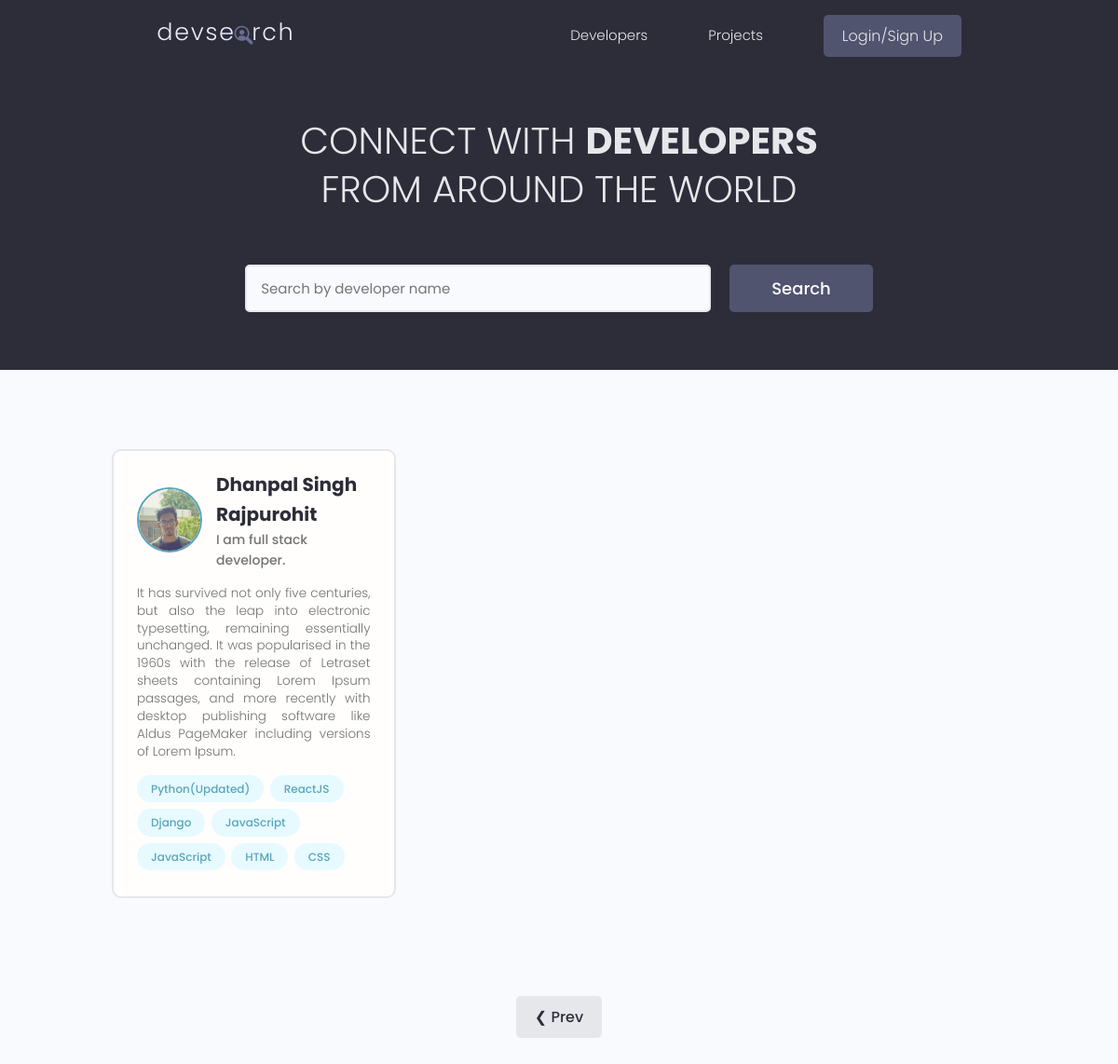
Screenshot of /users/?page=5 with the database file from the repository.
### users/models.py (models this page shows, shortened)
class Profile(models.Model):
    user = models.OneToOneField(User, on_delete=models.CASCADE, null=True, blank=True)
    name = models.CharField(max_length=200, blank=True, null=True)
    email = models.EmailField(max_length=500, blank=True, null=True)
    username = models.CharField(max_length=200, blank=True, null=True)
    location = models.CharField(max_length=200, blank=True, null=True)
    short_intro = models.CharField(max_length=200, blank=True, null=True)
    bio = models.TextField(blank=True,null=True)
    profile_image = models.ImageField(null=True,blank=True,upload_to='profiles/',default='profiles/user-default.png')
    social_github = models.CharField(max_length=200, blank=True, null=True)
    social_stackoverflow = models.CharField(max_length=200, blank=True, null=True)
    social_twitter = models.CharField(max_length=200, blank=True, null=True)
    social_linkedln = models.CharField(max_length=200, blank=True, null=True)
    social_youtube = models.CharField(max_length=200, blank=True, null=True)
    social_website = models.CharField(max_length=200, blank=True, null=True)
    created = models.DateTimeField(auto_now_add=True)
    id = models.UUIDField(default=uuid.uuid4, unique=True, primary_key=True,editable=False)
    def __str__(self):
        return str(self.name)

class Skill(models.Model):
    owner = models.ForeignKey(Profile, on_delete=models.CASCADE, null=True)
    name = models.CharField(max_length=200, blank=True, null=True)
    description = models.TextField(null=True, blank=True)
    created = models.DateTimeField(auto_now_add=True)
    id = models.UUIDField(default=uuid.uuid4, unique=True, primary_key=True, editable=False)

### users/views.py (the view)
# urls.py: path('', views.profiles, name='profiles'),
def profiles(request):
    profiles, search_query = searchProfiles(request)
    print(profiles)
    custom_range, profiles = paginateProject(request,profiles,1)
    context = {'profiles': profiles,'search_query': search_query, custom_range: 'custom_range'}
    return render(request,'users/profiles.html',context)

### users/utils.py (called while the page is built)
def paginateProject(request, profiles, results):
    page = request.GET.get('page')
    paginator = Paginator(profiles, results)
    try:
        profiles = paginator.page(page)
    except PageNotAnInteger:
        page = 1
        profiles = paginator.page(page)
    except EmptyPage:
        page = paginator.num_pages
        profiles = paginator.page(page)
    leftIndex = (int(page) - 4)
    if leftIndex < 1:
        leftIndex = 1
    rightIndex = (int(page) + 5)
    if rightIndex > paginator.num_pages:
        rightIndex = paginator.num_pages + 1
    custom_range = range(leftIndex, rightIndex)
    return custom_range,profiles

def searchProfiles(request):
    search_query = ""
    if request.GET.get('search_query'):
        search_query = request.GET.get('search_query')
    skills = Skill.objects.filter(name__iexact=search_query)
    profiles = Profile.objects.distinct().filter(
        Q(name__icontains=search_query) |
        Q(short_intro__icontains=search_query) |
        Q(skill__in=skills)
    )
    return profiles,search_query

### users/templates/users/profiles.html (shortened to what this page needs)
{% extends 'main.html' %}
{% block content %}
<main class="home">
    <section class="hero-section text-center">
      <div class="container container--narrow">
        <div class="hero-section__box">
          <h2>CONNECT WITH <span>DEVELOPERS</span></h2>
          <h2>FROM AROUND THE WORLD</h2>
        </div>
        <div class="hero-section__search">
          <form class="form" action="#" method="get">
            <div class="form__field">
              <input class="input input--text" id="formInput#search" type="text" name="search_query"
                 placeholder="Search by developer name" />
            </div>
            <input class="btn btn--sub btn--lg" type="submit" value="Search" />
          </form>
        </div>
      </div>
    </section>
    <section class="devlist">
      <div class="container">
        <div class="grid grid--three">
          {% for profile in profiles %}
          <div class="column card">
            <div class="dev">
              <a href="{% url 'user-profile' profile.id %}" class="card__body">
                <div class="dev__profile">
                  <img class="avatar avatar--md" src="{{profile.profile_image.url}}" alt="image" />
                  <div class="dev__meta">
                    <h3>{{profile.name}}</h3>
                    <h5>{{profile.short_intro}}</h5>
                  </div>
                </div>
                <p class="dev__info">
                  {{profile.bio}}
                </p>
                <div class="dev__skills">
                  {% for skill in profile.skill_set.all %}
                  <span class="tag tag--pill tag--main">
                    <small>{{skill.name}}</small>
                  </span>
                  {% endfor %}
                </div>
              </a>
            </div>
          </div>
          {% endfor %}
        </div>
      </div>
    </section>
      {% include 'pagination.html' with  queryset=profiles custom_range=custom_range %}
  </main>
{% endblock content %}

### static/style/app.css (style rules this page uses)
:root { --color-sub: #2d2d39; }
.btn--sub { background-color: var(--color-sub-light); }
.card { border: 2px solid var(--color-light); }
img { width: 100%; }
.hero-section { height: 40vh; display: flex; align-items: center; background-color: var(--color-sub); }
.hero-section__box { margin-bottom: 4rem; }
.hero-section__box > h2, .hero-section__box > h2 > span { font-size: 4rem; color: var(--color-light); line-height: 1.3; text-transform: uppercase; }
.hero-section__box > h2 { font-weight: 300; }
.hero-section__box > h2 > span { font-weight: 700; }
.hero-section__search > .form { display: flex; align-items: center; justify-content: center; gap: 2rem; }
.hero-section__search > .form input.input--text { width: 50rem; }
.devlist { margin-top: 8rem; }
.devlist .grid { align-items: stretch; }
.devlist .dev .dev__profile { display: flex; align-items: center; gap: 1.5rem; }
.devlist .dev .dev__meta h3 { color: var(--color-sub); font-size: 2rem; font-weight: 700; }
.devlist .dev .dev__meta h5 { color: var(--color-text); font-size: 1.4rem; font-weight: 500; }
.devlist .dev .dev__info { margin: 1.5rem 0; font-size: 1.35rem; line-height: 1.4; text-align: justify; }

### static/uikit/styles/modules/_variables.css (style rules this page uses)
:root { --color-main: #5aa5b9; --color-main-light: #e6faff; --color-sub: #3f4156; --color-sub-light: #51546e; --color-sub-lighter: #ededfd; --color-text: #737373; --color-gray: #8b8b8b; --color-light: #e5e7eb; --color-light-gray: #767676; --color-bg: #f8fafd; --color-white: #fffefd; --color-white-light: #f3f3f3; --color-success: #359e64; --color-success-bg: #def8e8; --color-error: #fc4b0b; --color-error-bg: #fff2ee; --font-base: 'Poppins', arial, helvetica, 'Segoe UI', roboto, ubuntu, sans-serif; --font-monospace: 'Fira Code', 'Courier New', courier, monospace; --font-regular: 300; --font-medium: 500; --font-bold: 700; --generic-shadow: 1px 1px 5px #00000010; --generic-transition: all 0.3s ease-in-out; }

### static/uikit/styles/modules/_base.css (style rules this page uses)
* { margin: 0; padding: 0; box-sizing: border-box; text-rendering: optimizeLegibility; color: inherit; font-size: inherit; }
html { font-size: 50%; }
@media only screen and (min-width: 480px) { html { font-size: 56.25%; } }
@media only screen and (min-width: 1200px) { html { font-size: 62.5%; } }
body { line-height: 1.6; font-weight: 400; font-size: 1.5rem; color: var(--color-text); background-color: var(--color-bg); min-height: 100vh; }

### static/uikit/styles/modules/_typography.css (style rules this page uses)
* { font-family: var(--font-base); }
h2 { font-size: 3.6rem; font-weight: var(--font-bold); }
h3 { font-size: 3.2rem; font-weight: var(--font-medium); }
h5 { font-size: 2.4rem; font-weight: var(--font-medium); }
h5, h6 { font-weight: var(--font-regular); }
p, span, strong { font-size: 1.6rem; color: var(--color-text); font-weight: var(--font-regular); }
a { padding-bottom: 2px; text-decoration: none; display: inline-block; color: var(--color-main); font-weight: var(--font-medium); }

### static/uikit/styles/modules/_utilities.css (style rules this page uses)
.container { width: 92%; max-width: 165rem; margin: 0 auto; box-sizing: border-box; }
.container--narrow { width: 92%; max-width: 120rem; }
@media screen and (min-width: 1000px) { .container { width: 90%; } }
@media screen and (min-width: 1000px) { .container--narrow { width: 85%; } }
@media screen and (min-width: 1200px) { .container { width: 80%; } }
@media screen and (min-width: 1200px) { .container--narrow { width: 72%; } }
.text-center { text-align: center; }

### static/uikit/styles/modules/_avatar.css (style rules this page uses)
.avatar { border-radius: 50%; border: 2px solid var(--color-main); object-fit: cover; }
.avatar--md { height: 7rem; width: 7rem; }

### static/uikit/styles/modules/_button.css (style rules this page uses)
.btn { display: inline-block; position: relative; cursor: pointer; background-color: var(--color-light); font-weight: var(--font-medium); color: var(--color-sub); text-decoration: none; padding: 1rem 2rem; border-radius: 0.5rem; border: none; width: -webkit-fit-content; width: -moz-fit-content; width: fit-content; height: -webkit-fit-content; height: -moz-fit-content; height: fit-content; font-size: 1.6rem; outline-width: 0; outline-color: transparent; -webkit-backface-visibility: hidden; backface-visibility: hidden; transition: all 0.3s ease-in-out; }
.btn--sub { background-color: var(--color-sub); color: var(--color-white); }
.btn--lg { font-size: 1.8rem; padding: 1.2rem 4.5rem; }

### static/uikit/styles/modules/_card.css (style rules this page uses)
.card { border-radius: 1rem; background-color: var(--color-white); border: 1.5px solid var(--color-light); width: auto; height: auto; margin-top: 0.5rem; margin-bottom: 0.5rem; overflow: hidden; }
.card__body, .card__header { padding: 2rem 2.5rem; }

### rows the page displays
Profile: profile_image (picture), name "Dhanpal Singh Rajpurohit", short_intro "I am full stack developer.", bio "It has survived not only five centuries, but also the leap into electronic typesetting, remaining essentially unchanged. It was popularised in the 1960s with the release of Letraset sheets containing Lorem Ipsum passages, and more recently with desktop publishing software like Aldus PageMaker including versions of Lorem Ipsum."
Skill: name "Python(Updated)"
Skill: name "ReactJS"
Skill: name "Django"
Skill: name "JavaScript"
Skill: name "JavaScript"
Skill: name "HTML"
Skill: name "CSS"
